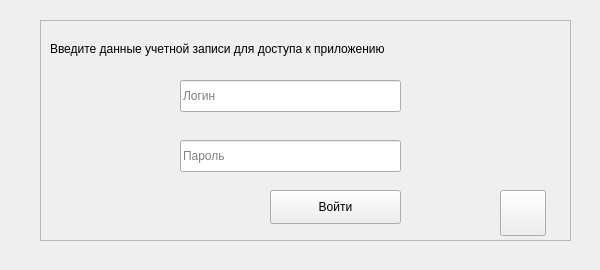
<?xml version="1.0" encoding="UTF-8"?>
<ui version="4.0">
 <class>Form</class>
 <widget class="QWidget" name="Form">
  <property name="geometry">
   <rect>
    <x>0</x>
    <y>0</y>
    <width>600</width>
    <height>270</height>
   </rect>
  </property>
  <property name="windowTitle">
   <string>Form</string>
  </property>
  <widget class="QFrame" name="frame_enter">
   <property name="geometry">
    <rect>
     <x>40</x>
     <y>20</y>
     <width>531</width>
     <height>221</height>
    </rect>
   </property>
   <property name="styleSheet">
    <string notr="true"/>
   </property>
   <property name="frameShape">
    <enum>QFrame::StyledPanel</enum>
   </property>
   <property name="frameShadow">
    <enum>QFrame::Raised</enum>
   </property>
   <widget class="QPushButton" name="bt_enter">
    <property name="geometry">
     <rect>
      <x>230</x>
      <y>170</y>
      <width>131</width>
      <height>34</height>
     </rect>
    </property>
    <property name="tabletTracking">
     <bool>false</bool>
    </property>
    <property name="text">
     <string>Войти</string>
    </property>
   </widget>
   <widget class="QLineEdit" name="te_enter_login">
    <property name="geometry">
     <rect>
      <x>140</x>
      <y>60</y>
      <width>221</width>
      <height>32</height>
     </rect>
    </property>
    <property name="tabletTracking">
     <bool>true</bool>
    </property>
    <property name="placeholderText">
     <string>Логин</string>
    </property>
   </widget>
   <widget class="QLineEdit" name="te_enter_password">
    <property name="geometry">
     <rect>
      <x>140</x>
      <y>120</y>
      <width>221</width>
      <height>32</height>
     </rect>
    </property>
    <property name="tabletTracking">
     <bool>true</bool>
    </property>
    <property name="placeholderText">
     <string>Пароль</string>
    </property>
   </widget>
   <widget class="QLabel" name="label">
    <property name="geometry">
     <rect>
      <x>10</x>
      <y>20</y>
      <width>511</width>
      <height>18</height>
     </rect>
    </property>
    <property name="text">
     <string>Введите данные учетной записи для доступа к приложению</string>
    </property>
   </widget>
   <widget class="QPushButton" name="bt_enter_settings">
    <property name="geometry">
     <rect>
      <x>460</x>
      <y>170</y>
      <width>46</width>
      <height>46</height>
     </rect>
    </property>
    <property name="cursor">
     <cursorShape>PointingHandCursor</cursorShape>
    </property>
    <property name="tabletTracking">
     <bool>true</bool>
    </property>
    <property name="layoutDirection">
     <enum>Qt::LeftToRight</enum>
    </property>
    <property name="text">
     <string/>
    </property>
    <property name="icon">
     <iconset>
      <normaloff>../Icons/icons8-settings-100.png</normaloff>../Icons/icons8-settings-100.png</iconset>
    </property>
    <property name="iconSize">
     <size>
      <width>30</width>
      <height>30</height>
     </size>
    </property>
   </widget>
  </widget>
 </widget>
 <resources/>
 <connections/>
</ui>
